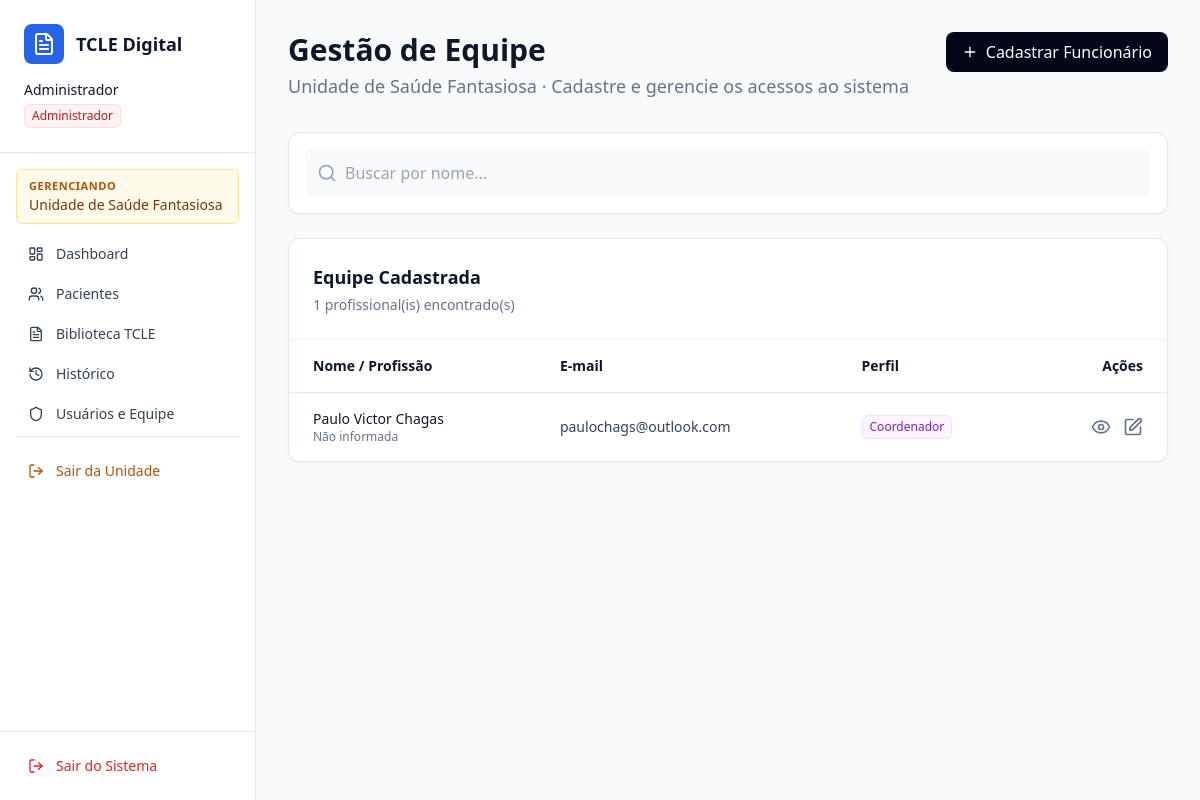
The app's page /equipe/ (signed in) with its own data.
### usuarios/models.py (models this page shows, shortened)
class Usuario(AbstractUser):
    PERFIL_CHOICES = [
        ('ADM', 'Administrador Geral'),
        ('COORDENADOR', 'Coordenador da Instituição'),
        ('PADRAO', 'Usuário Padrão (Profissional de Saúde)'),
    ]
    perfil = models.CharField('Nível de Acesso', max_length=20, choices=PERFIL_CHOICES, default='PADRAO')
    profissao = models.CharField('Profissão', max_length=100, blank=True, null=True)
    primeiro_acesso = models.BooleanField('Primeiro Acesso', default=True) # Trava de segurança
    instituicao = models.ForeignKey(
        Instituicao,
        on_delete=models.CASCADE,
        related_name='funcionarios',
        blank=True,
        null=True,
        help_text='Deixar em branco apenas se o perfil for Administrador Geral (ADM).'
    )

class Instituicao(models.Model):
    nome = models.CharField('Nome da Instituição', max_length=255)
    cnpj = models.CharField('CNPJ', max_length=18, unique=True, blank=True, null=True)
    telefone = models.CharField('Telefone', max_length=20, blank=True, null=True)
    ativo = models.BooleanField('Instituição Ativa', default=True)
    criado_em = models.DateTimeField(auto_now_add=True)
    class Meta:
        verbose_name = 'Instituição'
        verbose_name_plural = 'Instituições'

### usuarios/views.py (the view, shortened to what this page needs)
# urls.py: path('equipe/', views.gerenciar_equipe, name='gerenciar_equipe'),
@login_required
def gerenciar_equipe(request, id_instituicao=None):
    is_admin = eh_admin_geral(request.user)
    is_coordenador = request.user.perfil == 'COORDENADOR'
    if id_instituicao and is_admin:
        request.session['instituicao_ativa_id'] = id_instituicao
    instituicao = get_instituicao_contexto(request)
    if not instituicao:
        if is_admin:
            return redirect('painel_adm')
        messages.error(request, 'Você precisa estar vinculado a uma Unidade de Saúde.')
        return redirect('dashboard')
    if not (is_admin or is_coordenador):
        messages.error(request, 'Você não tem permissão para acessar a Gestão de Equipe.')
        return redirect('dashboard')
    equipe = Usuario.objects.filter(instituicao=instituicao).order_by('-date_joined')
    contexto = {
        'equipe': equipe,
        'instituicao_atual': instituicao,
        'pode_editar': is_admin,
        'pode_cadastrar_coordenador': is_admin,
    }
    return render(request, 'usuarios/gerenciar_equipe.html', contexto)

### usuarios/context_processors.py (called while the page is built)
def unidade_ativa_processor(request):
    if not request.user.is_authenticated:
        return {}
    is_admin = eh_admin_geral(request.user)
    unidade_ativa = get_instituicao_contexto(request) if is_admin else None
    return {
        'eh_admin_geral': is_admin,
        'unidade_ativa': unidade_ativa,
    }

### usuarios/utils.py (called while the page is built)
def eh_admin_geral(user):
    return user.is_authenticated and (user.perfil == 'ADM' or user.is_superuser)

def get_instituicao_contexto(request):
    user = request.user
    if eh_admin_geral(user):
        inst_id = request.session.get('instituicao_ativa_id')
        if not inst_id:
            return None
        return Instituicao.objects.filter(id=inst_id).first()
    return user.instituicao

### usuarios/templates/usuarios/gerenciar_equipe.html (shortened to what this page needs)
{% extends 'usuarios/base.html' %}
{% block content %}
<div class="p-8 max-w-7xl mx-auto">
    <div class="flex justify-between items-start mb-8">
        <div>
            <h1 class="text-3xl font-semibold text-slate-900 mb-1">Gestão de Equipe</h1>
            <p class="text-slate-500 text-lg">
                {% if instituicao_atual %}{{ instituicao_atual.nome }} &middot; {% endif %}
                Cadastre e gerencie os acessos ao sistema
            </p>
        </div>
        <button onclick="abrirModal('modalCadastro')"
            class="bg-slate-950 text-white px-4 py-2 rounded-lg font-medium flex items-center gap-2 hover:bg-slate-800 transition-colors">
            <i data-lucide="plus" class="w-4 h-4"></i>
            Cadastrar Funcionário
        </button>
    </div>
    <div class="bg-white border border-slate-200 rounded-xl p-4 shadow-sm mb-6">
        <div class="relative">
            <i data-lucide="search"
                class="absolute left-3 top-1/2 transform -translate-y-1/2 text-slate-400 w-5 h-5"></i>
            <input type="text" id="searchInput" placeholder="Buscar por nome..."
                class="w-full bg-slate-50 border-none rounded-lg pl-10 pr-4 py-3 text-slate-700 focus:ring-2 focus:ring-blue-100 outline-none transition-all">
        </div>
    </div>
    <div class="bg-white border border-slate-200 rounded-xl shadow-sm overflow-hidden">
        <div class="p-6 border-b border-slate-100">
            <h2 class="text-lg font-semibold text-slate-900">Equipe Cadastrada</h2>
            <p class="text-slate-500 text-sm mt-1">{{ equipe|length }} profissional(is) encontrado(s)</p>
        </div>
        <div class="overflow-x-auto">
            <table class="w-full text-left text-sm text-slate-700">
                <thead class="font-semibold text-slate-900 border-b border-slate-200">
                    <tr>
                        <th class="px-6 py-4">Nome / Profissão</th>
                        <th class="px-6 py-4">E-mail</th>
                        <th class="px-6 py-4">Perfil</th>
                        <th class="px-6 py-4 text-right">Ações</th>
                    </tr>
                </thead>
                <tbody class="divide-y divide-slate-100" id="tabelaEquipe">
                    {% for membro in equipe %}
                    <tr class="hover:bg-slate-50 transition-colors">
                        <td class="px-6 py-4">
                            <p class="font-medium text-slate-900">{{ membro.first_name }}</p>
                            <p class="text-xs text-slate-500">{{ membro.profissao|default:"Não informada" }}</p>
                        </td>
                        <td class="px-6 py-4">{{ membro.email }}</td>
                        <td class="px-6 py-4">
                            {% if membro.perfil == 'ADM' or membro.is_superuser %}
                            <span
                                class="inline-flex items-center rounded-md bg-red-50 px-2 py-1 text-xs font-medium text-red-700 ring-1 ring-inset ring-red-600/10">Admin</span>
                            {% elif membro.perfil == 'COORDENADOR' %}
                            <span
                                class="inline-flex items-center rounded-md bg-purple-50 px-2 py-1 text-xs font-medium text-purple-700 ring-1 ring-inset ring-purple-600/10">Coordenador</span>
                            {% else %}
                            <span
                                class="inline-flex items-center rounded-md bg-blue-50 px-2 py-1 text-xs font-medium text-blue-700 ring-1 ring-inset ring-blue-700/10">Padrão</span>
                            {% endif %}
                        </td>
                        <td class="px-6 py-4 text-right">
                            <div class="flex justify-end gap-3">
                                <button data-nome="{{ membro.first_name }}" data-email="{{ membro.email }}"
                                    data-profissao="{{ membro.profissao|default:'Não informada' }}"
                                    data-perfil="{{ membro.get_perfil_display }}"
                                    data-cad="{{ membro.date_joined|date:'d/m/Y' }}" onclick="abrirModalVisualizar(this)"
                                    class="text-slate-500 hover:text-blue-600 transition-colors">
                                    <i data-lucide="eye" class="w-5 h-5"></i>
                                </button>
                                {% if pode_editar %}
                                <button data-id="{{ membro.id }}" data-nome="{{ membro.first_name }}"
                                    data-email="{{ membro.email }}" data-perfil="{{ membro.perfil }}"
                                    data-profissao="{{ membro.profissao|default:'' }}" onclick="abrirModalEditar(this)"
                                    class="text-slate-500 hover:text-blue-600 transition-colors">
                                    <i data-lucide="edit" class="w-5 h-5"></i>
                                </button>
                                {% endif %}
                            </div>
                        </td>
                    </tr>
                    {% empty %}
                    <tr>
                        <td colspan="4" class="px-6 py-8 text-center text-slate-500">Nenhum usuário cadastrado.</td>
                    </tr>
                    {% endfor %}
                </tbody>
            </table>
        </div>
    </div>
</div>
{% endblock %}

### usuarios/templates/usuarios/base.html (shortened to what this page needs)
<!DOCTYPE html>
<html lang="pt-br">
<head>
    <script src="https://cdn.tailwindcss.com"></script>
</head>
<body class="bg-slate-50 text-slate-900 h-screen flex overflow-hidden">
    <aside class="w-64 bg-white border-r border-slate-200 h-screen flex flex-col">
        <div class="p-6 border-b border-slate-200">
            <div class="flex items-center gap-3 mb-4">
                <div class="bg-blue-600 p-2 rounded-lg">
                    <i data-lucide="file-text" class="w-6 h-6 text-white"></i>
                </div>
                <h2 class="font-semibold text-lg">TCLE Digital</h2>
            </div>
            <div class="space-y-1">
                <p class="text-sm font-medium text-slate-900">{{ request.user.first_name|default:"Administrador" }}</p>
                {% if request.user.perfil == 'ADM' or request.user.is_superuser %}
                <span
                    class="inline-flex items-center rounded-md bg-red-50 px-2 py-1 text-xs font-medium text-red-700 ring-1 ring-inset ring-red-600/10">Administrador</span>
                {% elif request.user.perfil == 'COORDENADOR' %}
                <span
                    class="inline-flex items-center rounded-md bg-purple-50 px-2 py-1 text-xs font-medium text-purple-700 ring-1 ring-inset ring-purple-600/10">Coordenador</span>
                {% else %}
                <span
                    class="inline-flex items-center rounded-md bg-blue-50 px-2 py-1 text-xs font-medium text-blue-700 ring-1 ring-inset ring-blue-700/10">Usuário
                    Padrão</span>
                {% endif %}
            </div>
        </div>
        <nav class="flex-1 p-4 space-y-1 overflow-y-auto">
            {% if eh_admin_geral and not unidade_ativa %}
            <a href="{% url 'painel_adm' %}"
                class="flex items-center w-full px-3 py-2 text-sm font-medium rounded-md bg-blue-50 text-blue-700">
                <i data-lucide="building" class="w-4 h-4 mr-3"></i> Unidades de Saúde
            </a>
            {% elif eh_admin_geral and unidade_ativa %}
            <div class="mb-3 px-3 py-2 rounded-md bg-amber-50 border border-amber-200">
                <p class="text-[11px] font-semibold text-amber-700 uppercase tracking-wider">Gerenciando</p>
                <p class="text-sm font-medium text-amber-900 truncate">{{ unidade_ativa.nome }}</p>
            </div>
            <a href="{% url 'dashboard' %}"
                class="flex items-center w-full px-3 py-2 text-sm font-medium rounded-md hover:bg-slate-50 text-slate-700">
                <i data-lucide="layout-dashboard" class="w-4 h-4 mr-3"></i> Dashboard
            </a>
            <a href="{% url 'pacientes' %}"
                class="flex items-center w-full px-3 py-2 text-sm font-medium rounded-md hover:bg-slate-50 text-slate-700">
                <i data-lucide="users" class="w-4 h-4 mr-3"></i> Pacientes
            </a>
            <a href="{% url 'biblioteca' %}"
                class="flex items-center w-full px-3 py-2 text-sm font-medium rounded-md hover:bg-slate-50 text-slate-700">
                <i data-lucide="file-text" class="w-4 h-4 mr-3"></i> Biblioteca TCLE
            </a>
            <a href="#"
                class="flex items-center w-full px-3 py-2 text-sm font-medium rounded-md hover:bg-slate-50 text-slate-700">
                <i data-lucide="history" class="w-4 h-4 mr-3"></i> Histórico
            </a>
            <a href="{% url 'gerenciar_equipe' %}"
                class="flex items-center w-full px-3 py-2 text-sm font-medium rounded-md hover:bg-slate-50 text-slate-700">
                <i data-lucide="shield" class="w-4 h-4 mr-3"></i> Usuários e Equipe
            </a>
            <div class="pt-4 mt-4 border-t border-slate-200">
                <a href="{% url 'sair_unidade' %}"
                    class="flex items-center w-full px-3 py-2 text-sm font-medium rounded-md text-amber-700 hover:bg-amber-50">
                    <i data-lucide="log-out" class="w-4 h-4 mr-3"></i> Sair da Unidade
                </a>
            </div>
            {% endif %}
        </nav>
        <div class="p-4 border-t border-slate-200">
            <form action="{% url 'logout' %}" method="post">
                <button type="submit"
                    class="flex items-center w-full px-3 py-2 text-sm font-medium rounded-md text-red-600 hover:bg-red-50 hover:text-red-700">
                    <i data-lucide="log-out" class="w-4 h-4 mr-3"></i> Sair do Sistema
                </button>
            </form>
        </div>
    </aside>
    <main class="flex-1 overflow-y-auto">
        {% block content %}
        {% endblock %}
    </main>
</body>
</html>

### records on screen
Usuario: user.first_name "Administrador"
Instituicao: nome "Unidade de Saúde Fantasiosa"
Usuario: first_name "Paulo Victor Chagas", profissao "Não informada", email "paulochags@outlook.com", perfil "Coordenador"

### other values on screen
{{ equipe|length }} "1"
